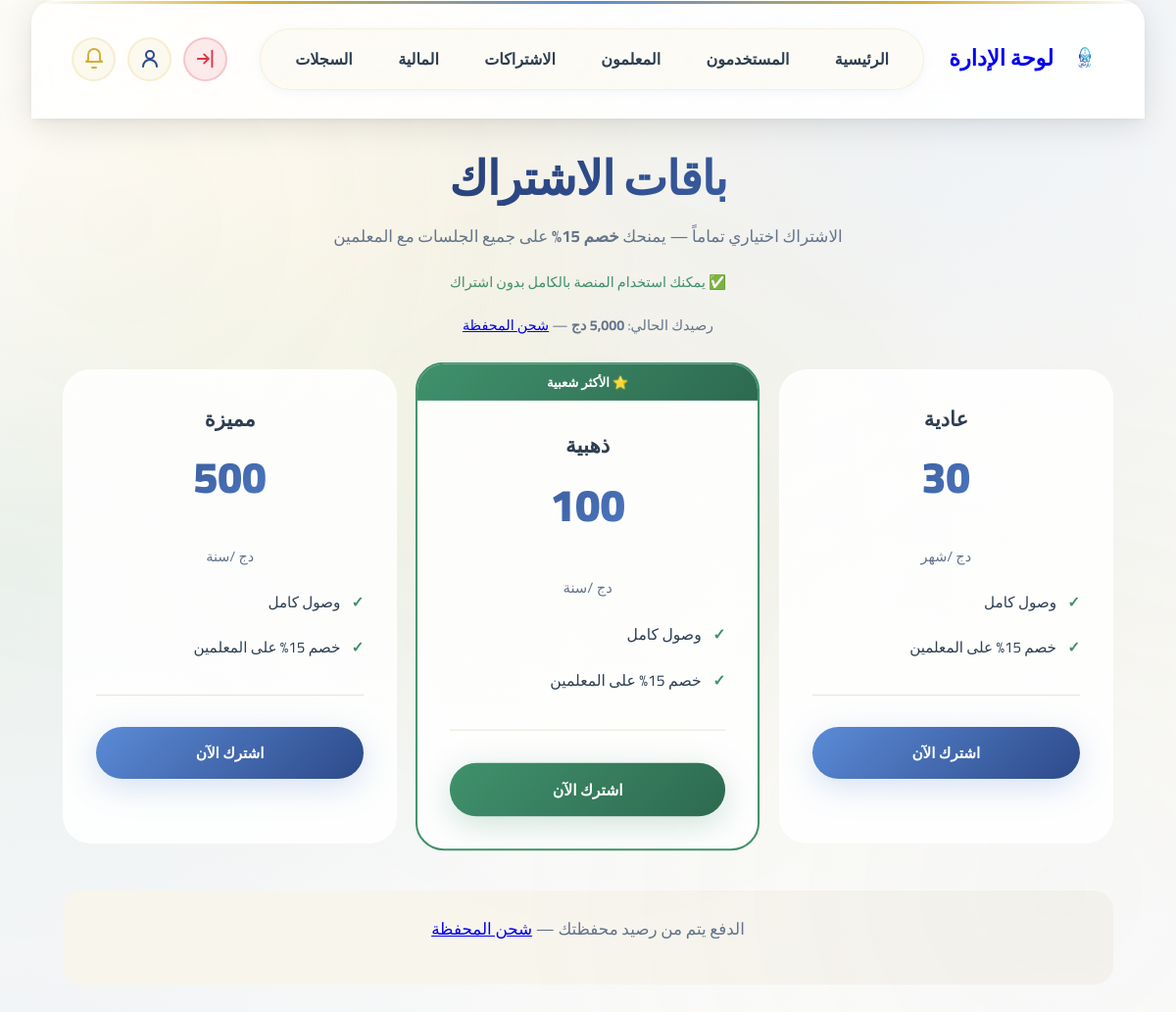
Page /subscription.php (signed in) on the committed database.
### tables this page shows
CREATE TABLE IF NOT EXISTS users (
    id INT AUTO_INCREMENT PRIMARY KEY,
    email VARCHAR(255) NOT NULL UNIQUE,
    password_hash VARCHAR(255) NOT NULL,
    full_name VARCHAR(255) NOT NULL,
    user_type ENUM('teacher', 'student', 'admin') NOT NULL DEFAULT 'student',
    teacher_status ENUM('pending', 'approved', 'rejected') DEFAULT 'pending',
    exam_required BOOLEAN DEFAULT FALSE,
    exam_passed BOOLEAN DEFAULT FALSE,
    gender ENUM('male', 'female') DEFAULT NULL,
    phone VARCHAR(20),
    quran_certificate VARCHAR(500) DEFAULT NULL,
    availability_start TIME DEFAULT NULL,
    availability_end TIME DEFAULT NULL,
    availability_days VARCHAR(100) DEFAULT NULL,
    availability_timezone VARCHAR(50) DEFAULT 'UTC',
    created_at TIMESTAMP DEFAULT CURRENT_TIMESTAMP,
    trial_end_date DATE DEFAULT NULL,
    subscription_id INT DEFAULT NULL,
    is_active BOOLEAN DEFAULT TRUE,
    is_online TINYINT(1) DEFAULT 0,
    last_seen TIMESTAMP NULL DEFAULT NULL,
    has_star TINYINT(1) DEFAULT 0,
    wallet_balance DECIMAL(10,2) DEFAULT 5000.00,
    session_price DECIMAL(10,2) DEFAULT NULL,
    price_per_course DECIMAL(10,2) DEFAULT NULL,
    payment_method_token VARCHAR(255) DEFAULT NULL,
    stripe_customer_id VARCHAR(255) DEFAULT NULL,
    INDEX idx_email (email),
    INDEX idx_user_type (user_type),
    INDEX idx_teacher_status (teacher_status),
    INDEX idx_gender (gender),
    INDEX idx_trial_end (trial_end_date)
);

CREATE TABLE IF NOT EXISTS subscriptions (
    id INT AUTO_INCREMENT PRIMARY KEY,
    name VARCHAR(100) NOT NULL,
    name_ar VARCHAR(100) NOT NULL,
    price DECIMAL(10, 2) NOT NULL,
    features TEXT,
    duration_days INT NOT NULL,
    created_at TIMESTAMP DEFAULT CURRENT_TIMESTAMP
);

### includes/functions.php (called while the page is built, shortened)
<?php
function is_logged_in() {
    return isset($_SESSION['user_id']) && !empty($_SESSION['user_id']);
}
function get_logged_in_user($pdo) {
    $stmt = $pdo->prepare("SELECT * FROM users WHERE id = ? AND is_active = 1");
    $stmt->execute([$_SESSION['user_id']]);
    return $stmt->fetch();
}
function get_subscription_status($pdo, $user_id) {
    $stmt = $pdo->prepare("
        SELECT us.*, s.name_ar, s.name
        FROM user_subscriptions us
        JOIN subscriptions s ON us.subscription_id = s.id
        WHERE us.user_id = ? AND us.status = 'active' AND us.end_date >= CURDATE()
        ORDER BY us.end_date DESC
        LIMIT 1
    ");
    $stmt->execute([$user_id]);
    return $stmt->fetch();
}
function get_trial_days_remaining($pdo, $user_id) {
    $stmt = $pdo->prepare("SELECT trial_end_date FROM users WHERE id = ?");
    $stmt->execute([$user_id]);
    $user = $stmt->fetch();
    if (!$user || !$user['trial_end_date']) {
        return 0;
    }
    $trial_end = strtotime($user['trial_end_date']);
    $today = strtotime(date('Y-m-d'));
    $days_remaining = floor(($trial_end - $today) / (60 * 60 * 24));
    return max(0, $days_remaining);
}

### includes/payment.php (called while the page is built, shortened)
<?php
require_once 'config.php';
require_once 'functions.php';
function get_wallet_balance($pdo, $user_id) {
    $stmt = $pdo->prepare("SELECT wallet_balance FROM users WHERE id = ?");
    $stmt->execute([$user_id]);
    $result = $stmt->fetch();
    return $result ? $result['wallet_balance'] : 0;
}
?>

### subscription.php (the view, shortened to what this page needs)
<?php
require_once 'includes/auth.php';
require_once 'includes/payment.php';
require_once 'includes/functions.php';
$user = get_logged_in_user($pdo);
$packages = $pdo->query("SELECT * FROM subscriptions ORDER BY price ASC")->fetchAll();
$current_sub = get_subscription_status($pdo, $user['id']);
$trial_days  = get_trial_days_remaining($pdo, $user['id']);
$wallet_balance = get_wallet_balance($pdo, $user['id']);
$active_page = 'subscription';
?>
<!DOCTYPE html>
<html lang="ar" dir="rtl">
<head>
    <link rel="stylesheet" href="assets/css/style.css">
    <link rel="stylesheet" href="assets/css/dashboard.css">
</head>
<body>
<div class="dashboard-container" style="padding-top:0">
<?php include 'includes/header.php'; ?>
<div style="padding:2rem">
<div style="text-align:center;margin-bottom:2rem">
    <h1>باقات الاشتراك</h1>
    <p style="color:var(--slate)">الاشتراك اختياري تماماً — يمنحك <strong>خصم 15%</strong> على جميع الجلسات مع المعلمين</p>
    <p style="color:var(--accent-green);font-size:.9rem;margin-top:.4rem">✅ يمكنك استخدام المنصة بالكامل بدون اشتراك</p>
    <p style="color:var(--slate);font-size:.9rem">رصيدك الحالي: <strong><?php echo number_format($wallet_balance,0,'.',','); ?> دج</strong> — <a href="wallet.php">شحن المحفظة</a></p>
</div>
<?php if (count($packages) > 0): ?>
<div class="plans-grid">
    <?php
    $plan_features = [
        'شهري'      => ['وصول كامل لمدة شهر', 'خصم 15% على جميع المعلمين', 'رفع تلاوات غير محدودة', 'الانضمام للجلسات الجماعية'],
        'سنوي'      => ['وصول كامل لسنة كاملة', 'خصم 15% على جميع المعلمين', 'رفع تلاوات غير محدودة', 'الانضمام للجلسات الجماعية', 'توفير 72% مقارنة بالشهري'],
        'مدى الحياة'=> ['وصول دائم مدى الحياة', 'خصم 15% على جميع المعلمين', 'رفع تلاوات غير محدودة', 'الانضمام للجلسات الجماعية', 'أفضل قيمة'],
    ];
    foreach ($packages as $i => $p):
        $is_current = $current_sub && $current_sub['subscription_id'] == $p['id'];
        $is_popular = $i === 1;
        $feats = $plan_features[$p['name_ar']] ?? ['وصول كامل', 'خصم 15% على المعلمين'];
        $period = $p['duration_days'] <= 31 ? '/شهر' : ($p['duration_days'] <= 366 ? '/سنة' : '');
    ?>
    <div class="plan-card <?php echo $is_popular?'popular':''; ?>">
        <?php if ($is_popular): ?><div class="popular-badge">⭐ الأكثر شعبية</div><?php endif; ?>
        <div class="plan-name" style="margin-top:<?php echo $is_popular?'2rem':'0'; ?>"><?php echo htmlspecialchars($p['name_ar']); ?></div>
        <div class="plan-price"><?php echo number_format($p['price'],0,'.',','); ?></div>
        <div class="plan-period">دج <?php echo $period; ?></div>
        <ul class="plan-features">
            <?php foreach ($feats as $f): ?><li><?php echo $f; ?></li><?php endforeach; ?>
        </ul>
        <hr style="border:none;border-top:1px solid var(--sand);margin:1rem 0">
        <?php if (!$is_current): ?>
        <button onclick="subscribe(<?php echo $p['id']; ?>,'<?php echo addslashes($p['name_ar']); ?>',<?php echo $p['price']; ?>)"
                class="btn <?php echo $is_popular?'btn-secondary':'btn-primary'; ?> plan-btn">
            اشترك الآن
        </button>
        <?php else: ?>
        <button class="btn btn-outline plan-btn" disabled style="opacity:.6;cursor:not-allowed">مشترك حالياً</button>
        <?php endif; ?>
    </div>
    <?php endforeach; ?>
</div>
<?php else: ?>
<div class="alert alert-info" style="text-align:center">لا توجد باقات متاحة حالياً. تواصل مع الإدارة.</div>
<?php endif; ?>
<div style="text-align:center;margin-top:3rem;padding:1.5rem;background:var(--warm-cream);border-radius:var(--radius-lg)">
    <p style="color:var(--slate)">الدفع يتم من رصيد محفظتك — <a href="wallet.php">شحن المحفظة</a></p>
</div>
</div>
</div>
</body>
</html>

### includes/header.php (shortened to what this page needs)
<?php
require_once __DIR__ . '/functions.php';
require_once __DIR__ . '/payment.php';
$active = $active_page ?? '';
$is_admin  = ($user['user_type'] ?? '') === 'admin';
$is_teacher = ($user['user_type'] ?? '') === 'teacher';
$in_admin_folder = (strpos($_SERVER['SCRIPT_NAME'], '/admin/') !== false);
$base = $in_admin_folder ? '../' : '';
?>
<div class="dashboard-header">
    <div class="header-left">
        <a href="<?php echo $base; ?>index.php" class="brand">
            <img src="<?php echo $base; ?>assets/images/images.png" alt="رتل معي" class="brand-logo">
            <span class="brand-name">
                <?php
                if ($is_admin) echo 'لوحة الإدارة';
                elseif ($is_teacher) echo 'لوحة المعلم';
                else echo 'لوحة الطالب';
                ?>
            </span>
        </a>
    </div>
    <div class="header-center">
        <nav class="header-nav">
            <?php if ($is_admin): ?>
                <a href="<?php echo $base; ?>admin/index.php"        class="nav-link <?php echo $active === 'admin_home' ? 'active' : ''; ?>">الرئيسية</a>
                <a href="<?php echo $base; ?>admin/users.php"        class="nav-link <?php echo $active === 'users' ? 'active' : ''; ?>">المستخدمون</a>
                <a href="<?php echo $base; ?>admin/teachers.php"     class="nav-link <?php echo $active === 'teachers' ? 'active' : ''; ?>">المعلمون</a>
                <a href="<?php echo $base; ?>admin/subscriptions.php" class="nav-link <?php echo $active === 'subscriptions' ? 'active' : ''; ?>">الاشتراكات</a>
                <a href="<?php echo $base; ?>admin/finance.php"      class="nav-link <?php echo $active === 'finance' ? 'active' : ''; ?>">المالية</a>
                <a href="<?php echo $base; ?>admin/activity_logs.php" class="nav-link <?php echo $active === 'logs' ? 'active' : ''; ?>">السجلات</a>
            <?php endif; ?>
        </nav>
    </div>
    <div class="header-right">
        <div class="notifications-container" style="position:relative;z-index:1002">
            <button class="icon-btn bell-icon" id="notificationsBtn" title="الإشعارات" aria-label="الإشعارات">
                <svg xmlns="http://www.w3.org/2000/svg" width="22" height="22" viewBox="0 0 24 24" fill="none" stroke="currentColor" stroke-width="2" stroke-linecap="round" stroke-linejoin="round"><path d="M6 8a6 6 0 0 1 12 0v5l2 2H4l2-2V8"/><path d="M10 21h4"/></svg>
            </button>
        </div>
        <div class="user-menu-container">
            <button class="icon-btn user-icon" id="userMenuBtn" title="الملف الشخصي" aria-label="الملف الشخصي">
                <svg xmlns="http://www.w3.org/2000/svg" width="22" height="22" viewBox="0 0 24 24" fill="none" stroke="currentColor" stroke-width="2" stroke-linecap="round" stroke-linejoin="round"><circle cx="12" cy="8" r="4"/><path d="M5 20c0-4 3-7 7-7s7 3 7 7"/></svg>
            </button>
        </div>
        <a href="<?php echo $base; ?>includes/auth.php?logout=1" class="logout-btn" title="تسجيل الخروج" onclick="return confirm('هل أنت متأكد من تسجيل الخروج؟')" aria-label="تسجيل الخروج">
            <svg xmlns="http://www.w3.org/2000/svg" width="22" height="22" viewBox="0 0 24 24" fill="none" stroke="currentColor" stroke-width="2" stroke-linecap="round" stroke-linejoin="round"><path d="M10 17l5-5-5-5"/><path d="M15 12H3"/><path d="M19 21V3"/></svg>
        </a>
    </div>
</div>

### subscription.php (style rules this page uses)
.plans-grid { display:grid;grid-template-columns:repeat(auto-fit,minmax(280px,1fr));gap:1.5rem;margin-top:2rem }
.plan-card { background:var(--glass-white);border:2px solid var(--glass-border);border-radius:var(--radius-xl);padding:2rem;text-align:center;transition:var(--transition-bounce);position:relative;overflow:hidden }
.plan-card.popular { border-color:var(--accent-green);transform:scale(1.03) }
.popular-badge { position:absolute;top:0;left:0;right:0;background:linear-gradient(135deg,var(--accent-green),var(--secondary-green));color:#fff;padding:.5rem;font-size:.8rem;font-weight:700 }
.plan-name { font-size:1.3rem;font-weight:700;color:var(--charcoal);margin:1rem 0 .5rem }
.plan-price { font-size:2.8rem;font-weight:900;background:linear-gradient(135deg,var(--royal-blue),var(--soft-blue));-webkit-background-clip:text;-webkit-text-fill-color:transparent;background-clip:text }
.plan-period { font-size:.9rem;color:var(--slate) }
.plan-features { text-align:right;margin:1.5rem 0;list-style:none;padding:0;display:flex;flex-direction:column;gap:.6rem }
.plan-features li { display:flex;align-items:center;gap:.5rem;font-size:.95rem;color:var(--charcoal) }
.plan-features li::before { content:'✓';color:var(--accent-green);font-weight:800 }
.plan-btn { width:100%;margin-top:1rem }

### rows in the picture
users: wallet_balance "5,000"
subscriptions: name_ar "عادية", price "30", duration_days "/شهر", name_ar "وصول كامل", name_ar "خصم 15% على المعلمين"
subscriptions: shows "⭐ الأكثر شعبية", name_ar "ذهبية", price "100", duration_days "/سنة", name_ar "وصول كامل", name_ar "خصم 15% على المعلمين"
subscriptions: name_ar "مميزة", price "500", duration_days "/سنة", name_ar "وصول كامل", name_ar "خصم 15% على المعلمين"
